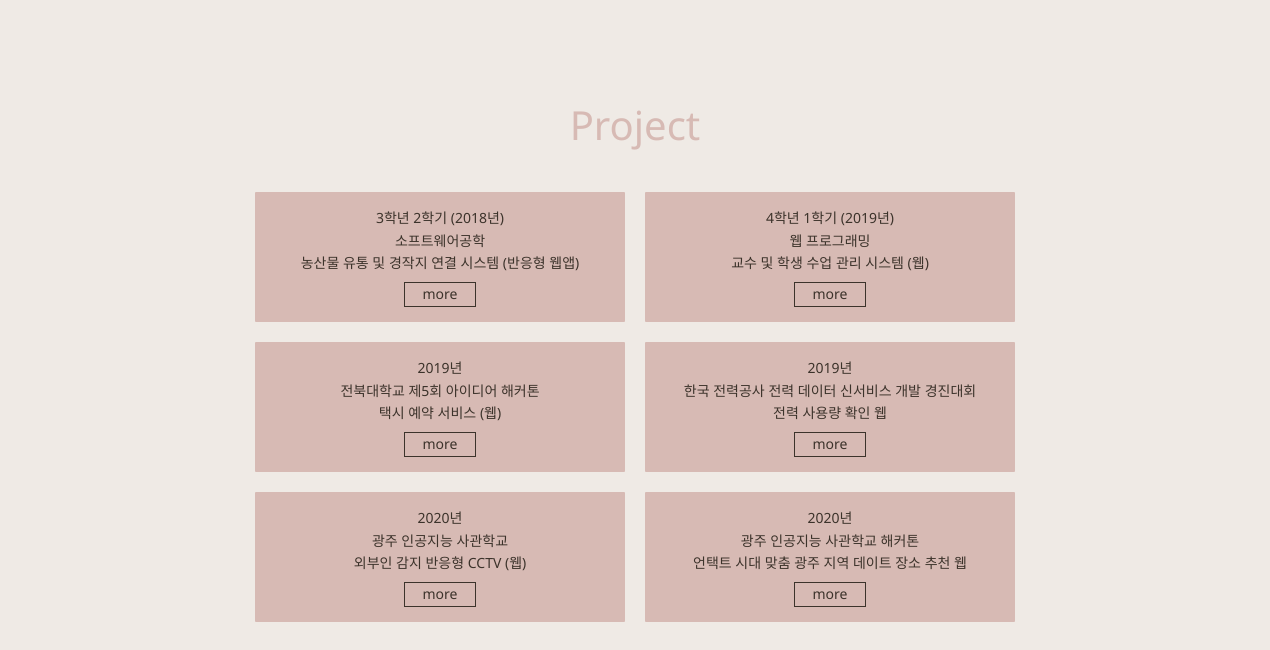
The app's page / (lower part), older data.
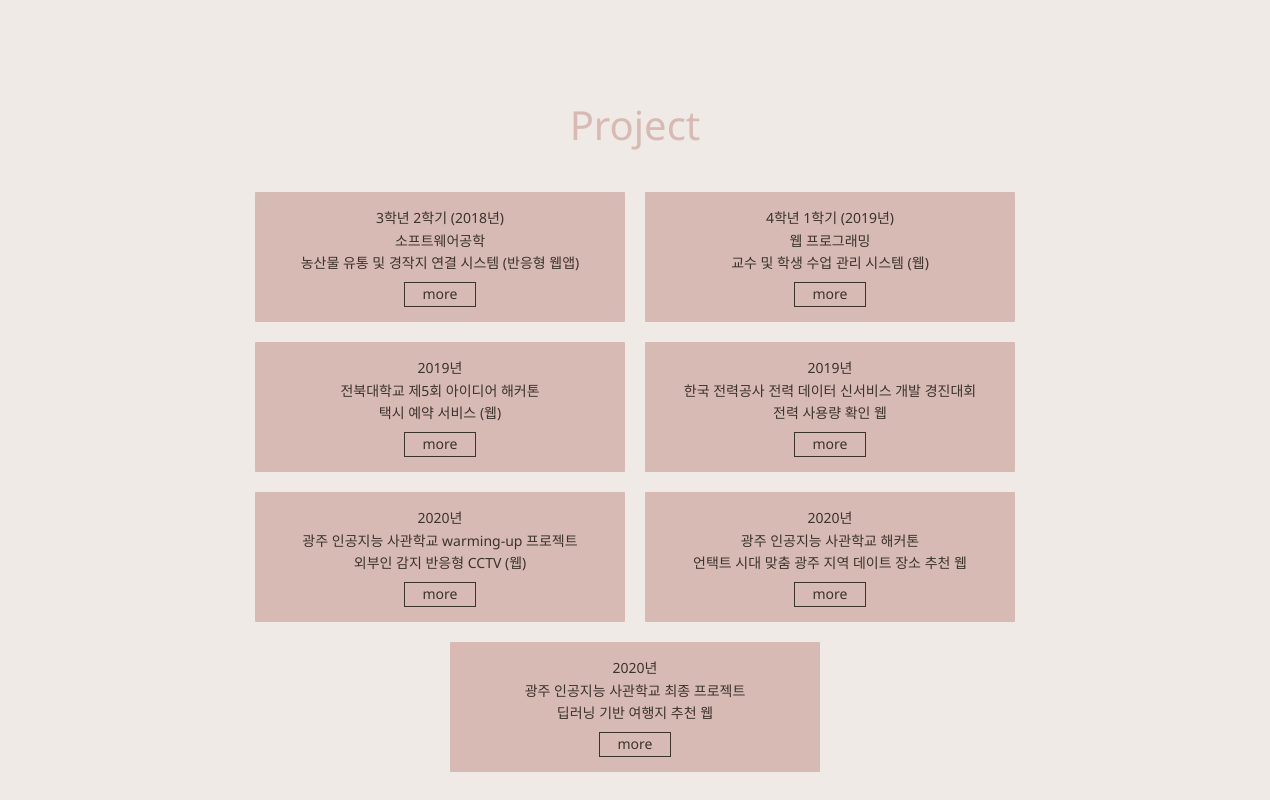
The same page, newer data.
### siaApp/models.py (models this page shows)
class ProjectList(models.Model):
    proj_date = models.CharField(max_length = 30)
    proj_group = models.CharField(max_length = 30)
    proj_topic = models.TextField()
    proj_overview = models.TextField()
    proj_summary = models.TextField()
    proj_img = models.ImageField(upload_to='images/', blank = True, null = True)

### siaApp/views.py (the view)
# urls.py: path('', views.index, name="index"),
def index(request):
    project_list = ProjectList.objects.all()
    award_list = AwardList.objects.all()
    activities_list = ActivitiesList.objects.all()
    context = {
        'project_list' : project_list,
        'award_list' : award_list,
        'activities_list' : activities_list
    }
    return render(request, 'index.html', context)

### siaApp/templates/index.html (shortened to what this page needs)
<!DOCTYPE html>
<html lang="en">
<head>
    {% load static %}
    <link rel="stylesheet" type="text/css" href="{% static 'css/style.css' %}" />
    <link rel="stylesheet" type="text/css" href="{% static 'css/index.css' %}" />
    <link href="https://fonts.googleapis.com/css2?family=Noto+Sans:wght@400;700&display=swap" rel="stylesheet"></head>
<body>
    <div class = "body_container">
        <div id = "Awards" class = "flex">
            <div class = "table_container">
            </div>
        </div>
        <div id = "Project" class = "flex" style="margin-bottom: 100px;">
            <p>Project</p>
            <div class = "Project_container">
                {% for project in project_list %}
                <div class = "box">
                    {{project.proj_date}} <br>
                    {{project.proj_group}} <br>
                    {{project.proj_topic}} <br>
                    <a href = "{% url 'detail' project.pk %}">more</a>
                </div>
                {% endfor %}
            </div>
        </div>
    </div>
</body>
</html>

Row changes from the older to the newer data that the page shows:
changed ProjectList "외부인 감지 반응형 CCTV (웹)": proj_group "광주 인공지능 사관학교" → "광주 인공지능 사관학교 warming-up 프로젝트"
added ProjectList: proj_date "2020년", proj_group "광주 인공지능 사관학교 최종 프로젝트", proj_topic "딥러닝 기반 여행지 추천 웹"
